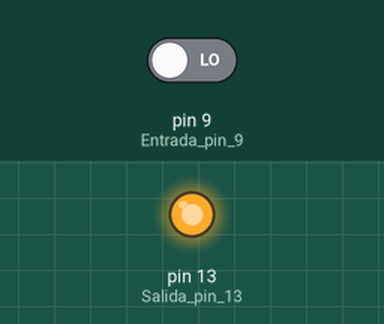
Bench run of a sketch on a simulated Arduino Uno, built with avr-gcc and run on an emulated ATmega328P. Parts: output pins drawn as LEDs (lit = HIGH). The inputs (shaded band) are chosen by the test bench; at power-on: pin 9 (Entrada_pin_9) LOW.

Above: at 1.2 s.
1.3 s: pin 9 (Entrada_pin_9) driven HIGH
At 2.3 s:
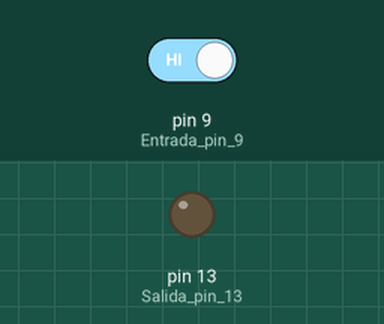
2.8 s: pin 9 (Entrada_pin_9) driven LOW
At 3.4 s:
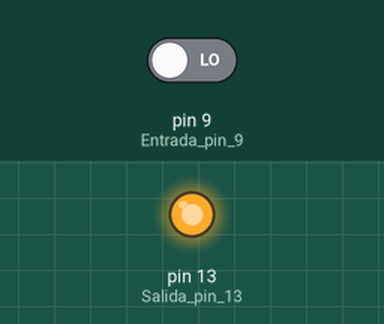
Timing chart, 0 to 5.8 s (numbered marks = the images above; inputs shaded):
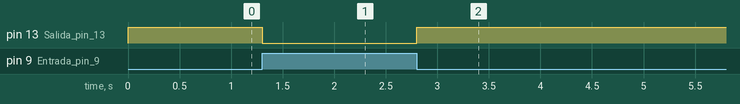

The sketch:

not.ino
```cpp
//Autor:Dario Jorge Iglesias
//Es como tener conectado un NOT donde pin 9
//es Input y pin 13 es la salida.
boolean A,Z;//Variables Booleanas
void setup() //Configuración I/O
{
 pinMode(9,INPUT);//Entrada pin 9
 pinMode(13,OUTPUT);//Salida pin 13
}
void loop() //Super lazo infinito
{
 A=digitalRead(9);//Leo pin y guardo en A
 Z=!A;//Invierto A, asigno a Z
 digitalWrite(13,Z);//Enviamos por pin 13 Z
}
```

Measured:
- after the input at 1.3 s, pin 13 (Salida_pin_13): HIGH → LOW at once
- after the input at 2.8 s, pin 13 (Salida_pin_13): LOW → HIGH at once
